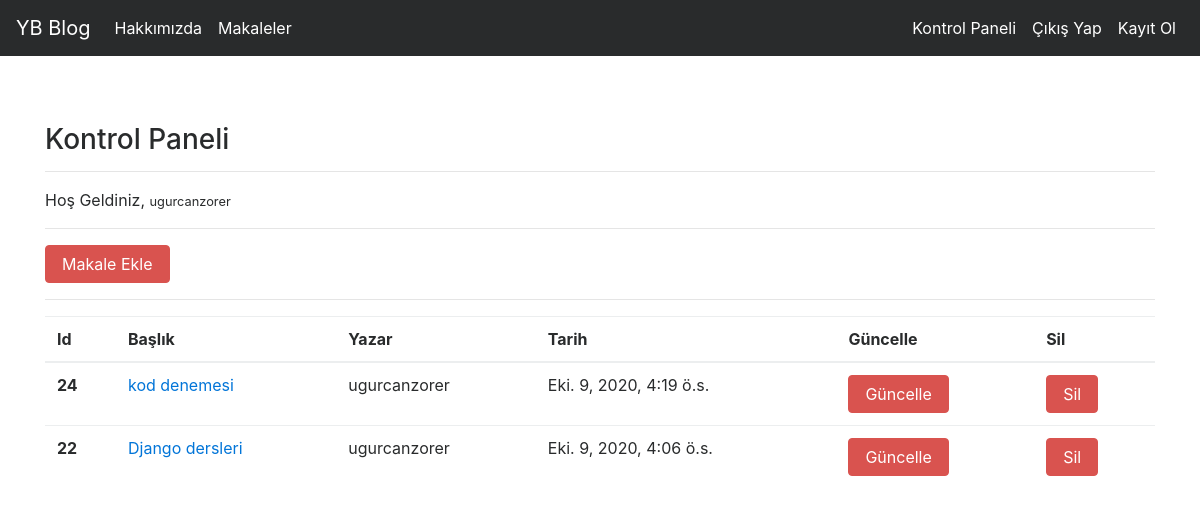
Screenshot of /articles/dashboard/ (signed in) with the database file from the repository.
### article/models.py (models this page shows, shortened)
class Article(models.Model):
    author = models.ForeignKey("auth.User", on_delete = models.CASCADE,verbose_name="Yazar")
    title = models.CharField(max_length = 50,verbose_name="Başlık")
    content = RichTextField(verbose_name="İçerik")
    created_date = models.DateTimeField(auto_now_add = True,verbose_name="Oluşturulma Tarihi")
    article_image = models.FileField(blank=True,null=True,verbose_name="Makaleye foto ekleyin")
    class Meta:
        ordering = ['-created_date']

### article/views.py (the view)
# urls.py: path('dashboard/', views.dashboard, name = "dashboard"),
@login_required(login_url="user:login")
def dashboard(request):
    articles = Article.objects.filter(author=request.user)
    context = {"articles": articles}
    return render(request, "dashboard.html", context)

### templates/dashboard.html
{% extends "layout.html" %}
{% block body %}
<h3>Kontrol Paneli</h3>
<hr>
<p>Hoş Geldiniz, <small>{{request.user.username}}</small>
</p>
<hr>
<a class = "btn btn-danger" href="/articles/addarticle">Makale Ekle</a>
<hr>
{% if articles %}
<table class="table">
    <thead>
        <tr>
            <th scope="col">Id</th>
            <th scope="col">Başlık</th>
            <th scope="col">Yazar</th>
            <th scope="col">Tarih</th>
            <th scope="col">Güncelle</th>
            <th scope="col">Sil</th>
        </tr>
    </thead>
    <tbody>
        {% for article in articles  %}
            <tr>
                <th scope="row">{{article.id}}</th>
                <td><a href="{% url 'article:detail' article.id %}">{{article.title}}</a></td>
                <td>{{article.author.username}}</td>
                <td>{{article.created_date}}</td>
                <td><a class = "btn btn-danger" href="{% url 'article:update' article.id %}">Güncelle</a></td>
                <td><a class = "btn btn-danger" href="{% url 'article:delete' article.id %}">Sil</a></td>
            </tr>
        {% endfor %}
    </tbody>
</table>
{% else %}
<div class = "alert alert-danger">Makale bulunmuyor</div>
{% endif %}
{% endblock body %}

### rows the page displays
Article: id "24", title "kod denemesi", author.username "ugurcanzorer", created_date "Eki. 9, 2020, 4:19 ö.s."
Article: id "22", title "Django dersleri", author.username "ugurcanzorer", created_date "Eki. 9, 2020, 4:06 ö.s."

### other values shown
{{ request.user.username }} "ugurcanzorer"
